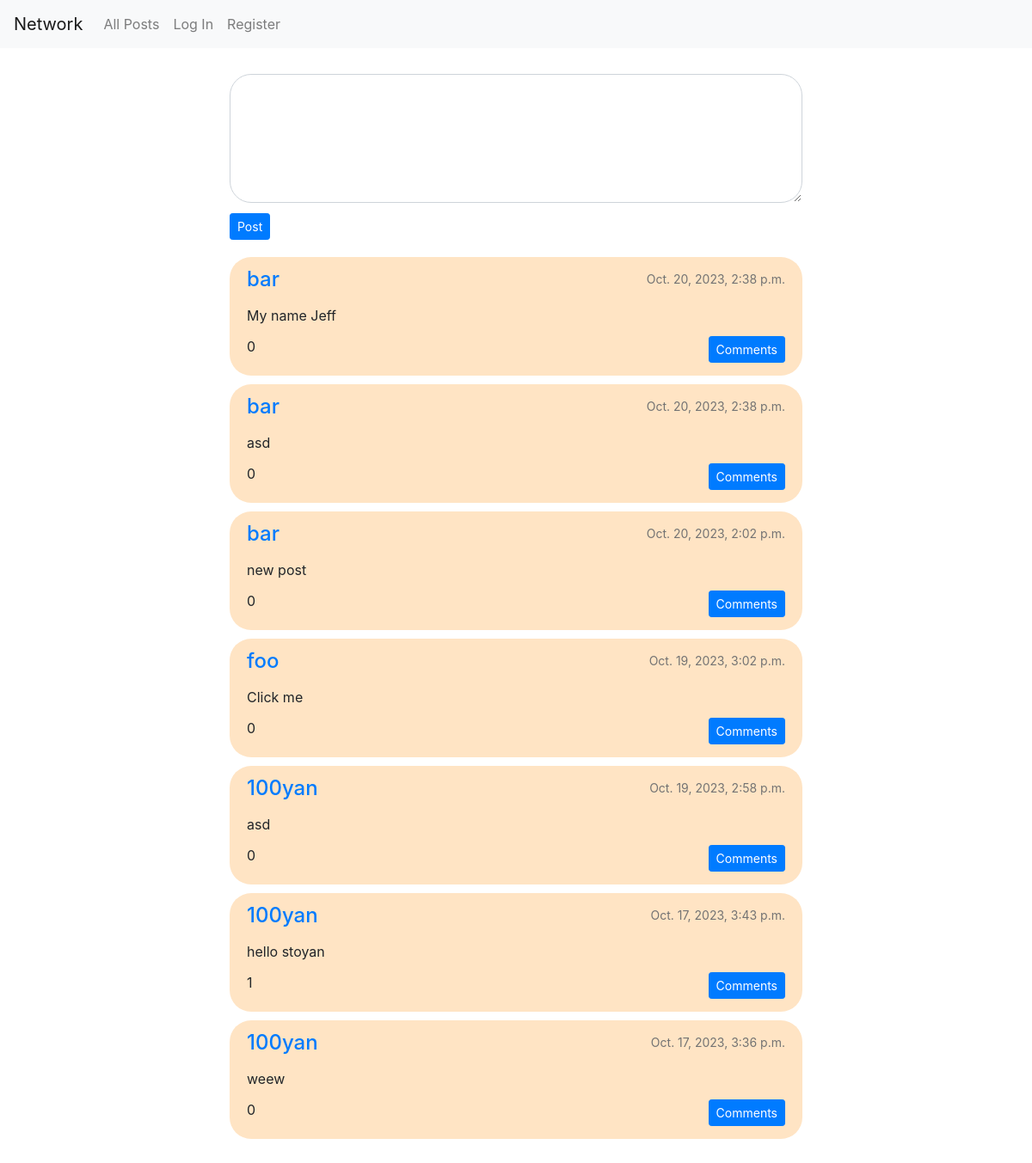
The app's page /, older data.
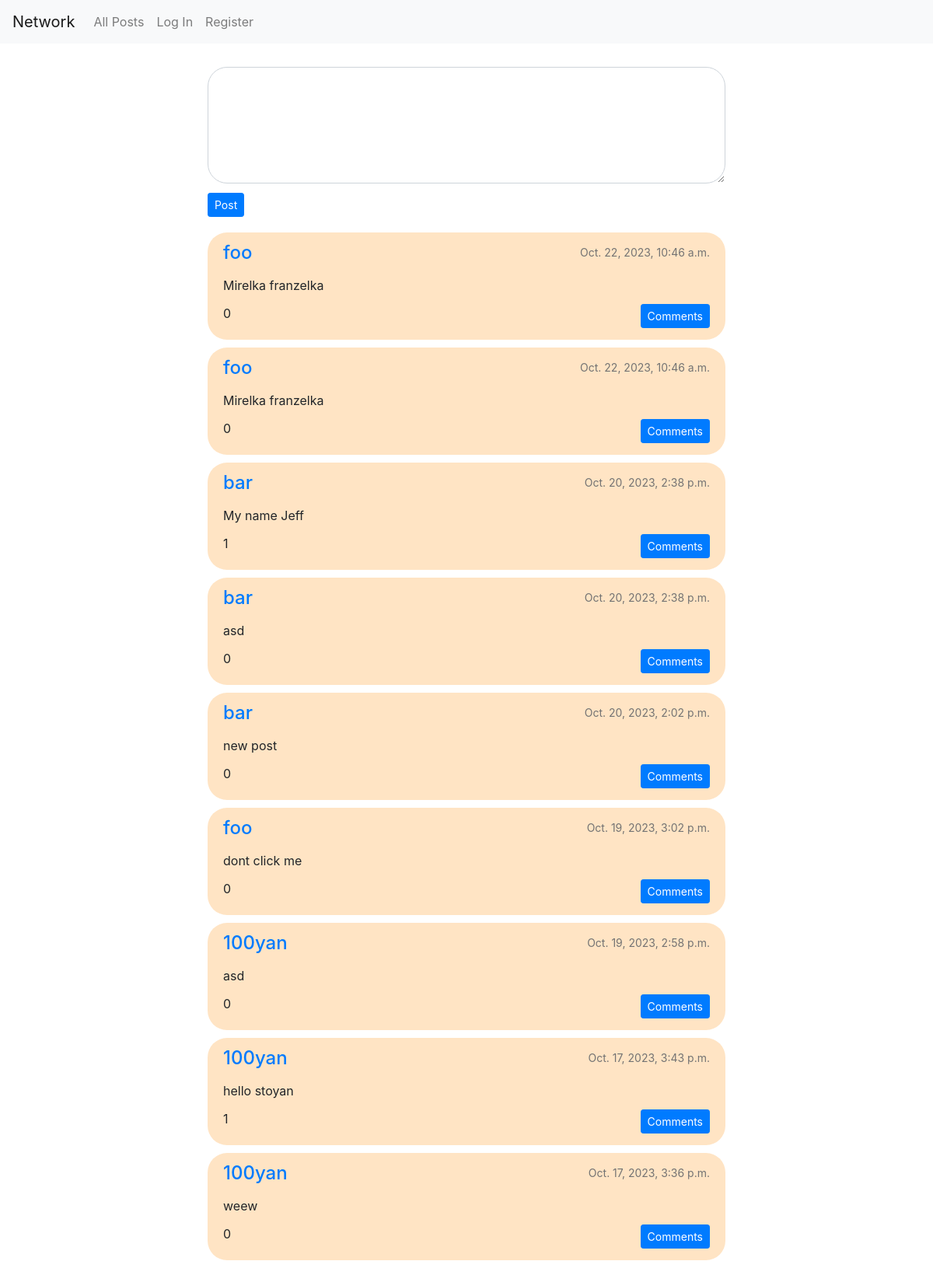
The same page, newer data.
### network/models.py (models this page shows, shortened)
class Post(models.Model):
    author = models.ForeignKey(User, on_delete=models.CASCADE)
    post = models.CharField(max_length=400)
    timestamp = models.DateTimeField(auto_now_add=True, blank=True)
    likes = models.ManyToManyField(User, related_name="liked_posts", default=0)
    def likes_count(self) -> int:
        return self.likes.all().count()

class User(AbstractUser):
    following = models.ManyToManyField('self', related_name='followers', blank=True)
    birthday = models.DateField(blank=True, null=True)
    nationality = CountryField(null=True)
    profile_pic = models.ImageField(upload_to="profile_pics", null=True)
    description = models.TextField(max_length=600, null=True)

### network/views.py (the view)
# urls.py: path("", views.index, name="index"),
def index(request):
    if request.method == "POST":
        form = PostForm(request.POST)
        if form.is_valid():
            new_post = form.cleaned_data['post']
            user = User.objects.get(id=request.user.id)
            Post.objects.create(author=user, post=new_post)
    context = {
        'create_post': PostForm,
        'posts': Post.objects.all().order_by('-timestamp'),
        'add_comment': CommentForm,
        'all_comments': Comment.objects.all().order_by("-timestamp")
    }
    return render(request, "network/index.html", context)

### network/templates/network/index.html (shortened to what this page needs)
{% extends "network/layout.html" %}
{% block body %}
    <div class="container">
        <div class="home">
            <div class="form">
                <form method="POST">
                    {{ create_post }}
                    <input type="submit" class='btn btn-sm btn-primary' name="new_post" value="Post">
                </form>
            </div>
            {% include "network/content.html" %}
        </div>
    </div>
{% endblock %}

### network/templates/network/content.html (shortened to what this page needs)
{% if posts %}
    {% for post in posts %}
    <div class="single-post">
        <div class="post-contents">
            <div class="post-heading">
                <a id='author' href="{% url 'user' id=post.author.id %}">{{ post.author }}</a>
                <p>{{ post.timestamp }}</p>
            </div>
            <div id="post-text">{{post.post}}</div>
            <div class="interactions">
                <div id="likes">
                    <span id="num-likes">{{ post.likes_count }}</span>
                </div>
                <div id="comments">
                    <button id="comment" class="btn btn-sm btn-primary">Comments</button>
                </div>
            </div>
        </div>
    </div>
    {% endfor %}
{% endif %}

Row changes from the older to the newer data that the page shows:
added Post: author "foo", timestamp "Oct. 22, 2023, 10:46 a.m.", post "Mirelka franzelka", likes_count "0"
added Post: author "foo", timestamp "Oct. 22, 2023, 10:46 a.m.", post "Mirelka franzelka", likes_count "0"
computed for Post "My name Jeff": likes_count "0" → "1"
changed Post: post "Click me" → "dont click me"
